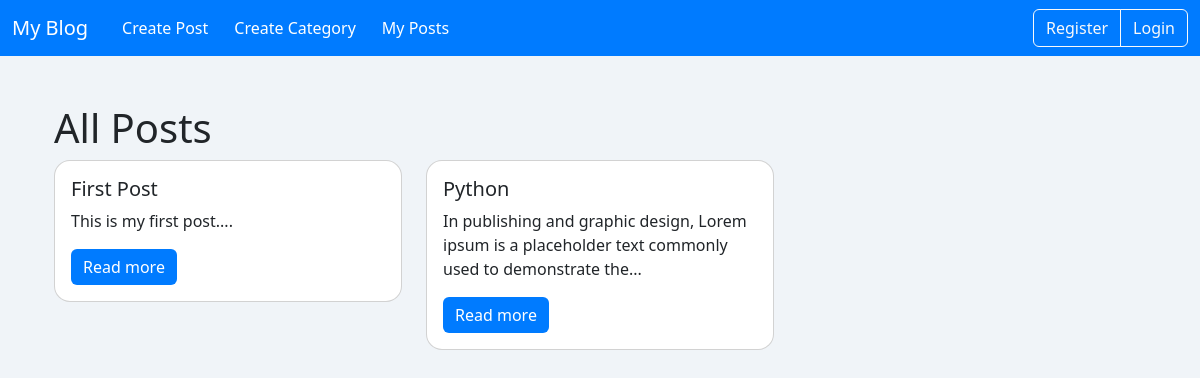
/, run on an earlier commit of the app's database.
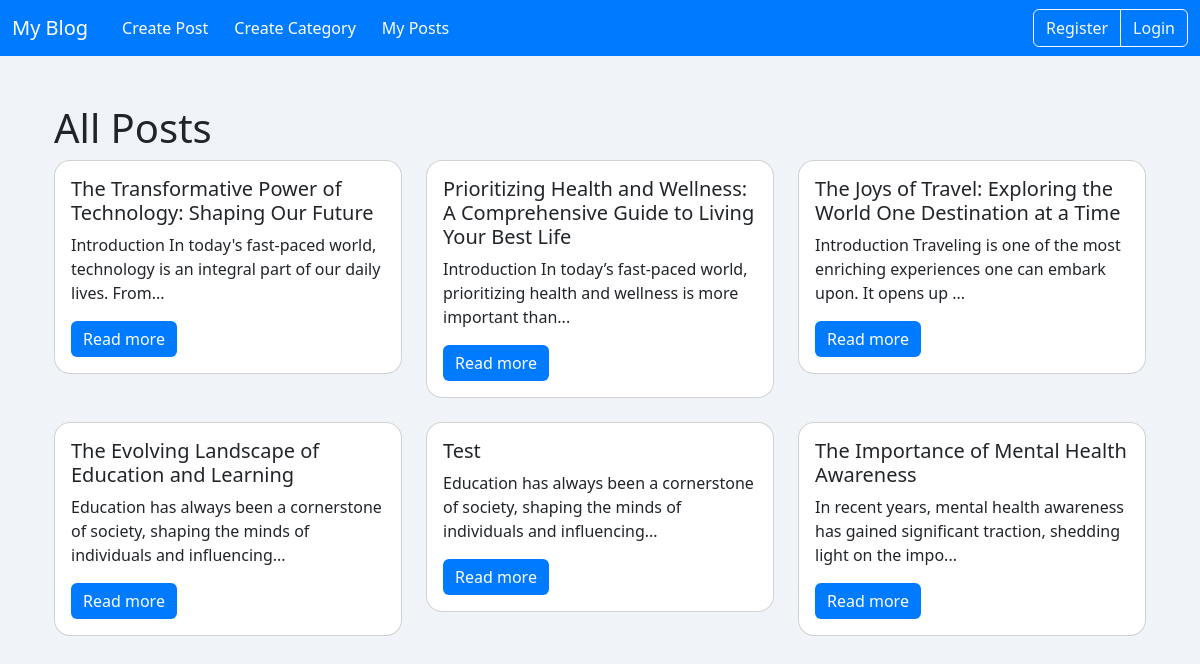
And on a later commit of the database.
### blog/models.py (models this page shows, shortened)
class Post(models.Model):
    title = models.CharField(max_length=200)
    content = RichTextField()
    author = models.ForeignKey(User, on_delete=models.CASCADE)
    category = models.ForeignKey('Category', on_delete=models.SET_NULL, null=True)
    created_at = models.DateTimeField(default=timezone.now)

### blog/views.py (the view)
# urls.py: path('', post_list, name='post_list'),
def post_list(request):
    posts = Post.objects.all()
    categories = Category.objects.all()
    return render(request, 'blog/post_list.html', {'posts': posts, 'categories': categories})

### blog/templatetags/custom_filters.py (called while the page is built)
@register.filter(name='strip_tags')
def strip_tags(value):
    return re.sub(r'<.*?>', '', value)  # Regular expression to remove HTML tags

### blog/templates/blog/post_list.html
{% extends 'base.html' %}
{% block content %}
{% load widget_tweaks %}
{% load custom_filters %}
<div class='container'>
    <h1>All Posts</h1>
    <div class="row">
        {% for post in posts %}
        <div class='col-md-4'>
            <div class='card mb-4'>
                <div class='card-body'>
                    <h5 class='card-title'>{{ post.title }}</h5>
                    <p class='card-text'>{{ post.content|strip_tags|slice:":100" }}...</p>
                    <a href="{% url 'post_detail' post.pk %}" class='btn btn-primary'>Read more</a>
                </div>
            </div>
        </div>
        {% endfor %}
    </div>
</div>
{% endblock %}

### blog/templates/base.html (shortened to what this page needs)
<!DOCTYPE html>
<html lang="en">
<head>
    <link href="https://cdn.jsdelivr.net/npm/bootstrap@5.3.0-alpha1/dist/css/bootstrap.min.css" rel="stylesheet">
</head>
<body>
    <nav class="navbar navbar-expand-lg">
        <div class="container-fluid">
            <a class="navbar-brand" href="/">My Blog</a>
            <div class="collapse navbar-collapse" id="navbarNav">
                <ul class="navbar-nav me-auto mb-2 mb-lg-0">
                    <li class="nav-item">
                        <a class="nav-link" href="{% url 'post_create' %}">Create Post</a>
                    </li>
                    <li class="nav-item">
                        <a class="nav-link" href="{% url 'category_create' %}">Create Category</a>
                    </li>
                    <li class="nav-item">
                        <a class="nav-link" href="{% url 'author_posts' %}">My Posts</a>
                    </li>
                </ul>
                <div class="d-flex align-items-center">
                    {% if user.is_authenticated %}
                        <span class="navbar-text text-white me-3">
                            Logged in as {{ user.username }}
                        </span>
                        <a class="nav-link" href="{% url 'logout' %}?next=/">Logout</a>
                    {% else %}
                        <div class="btn-group" role="group" aria-label="User Authentication">
                            <a class="btn btn-outline-light" href="{% url 'register' %}">Register</a>
                            <a class="btn btn-outline-light" href="{% url 'login' %}">Login</a>
                        </div>
                    {% endif %}
                </div>
            </div>
        </div>
    </nav>
    <div class="container mt-5">
        {% block content %}
        {% endblock %}
    </div>
</body>
</html>

### blog/templates/base.html (style rules this page uses)
body { background-color: #f0f4f8; }
.navbar { background-color: #007bff; }
.navbar-brand { color: #ffffff; }
.navbar .nav-link { color: #ffffff; margin-left: 10px; }
.card { border-radius: 1rem; }
.btn-primary { background-color: #007bff; border: none; }

What changed in the data, as far as the page shows it:
removed Post: title "First Post", content "This is my first post."
removed Post: title "Python", content "In publishing and graphic design, Lorem ipsum is a placeholder text commonly used to demonstrate the"
added Post: title "The Transformative Power of Technology: Shaping Our Future", content "Introduction In today's fast-paced world, technology is an integral part of our daily lives. From"
added Post: title "Prioritizing Health and Wellness: A Comprehensive Guide to Living Your Best Life", content "Introduction In today’s fast-paced world, prioritizing health and wellness is more important than"
added Post: title "The Joys of Travel: Exploring the World One Destination at a Time", content "Introduction Traveling is one of the most enriching experiences one can embark upon. It opens up"
added Post: title "The Evolving Landscape of Education and Learning", content "Education has always been a cornerstone of society, shaping the minds of individuals and influencing"
added Post: title "Test", content "Education has always been a cornerstone of society, shaping the minds of individuals and influencing"
added Post: title "The Importance of Mental Health Awareness", content "In recent years, mental health awareness has gained significant traction, shedding light on the impo"
